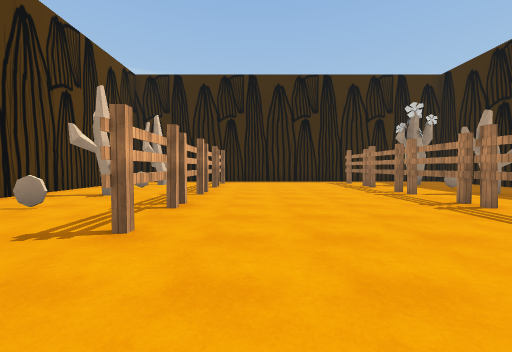
View 1 (above)

19 first-person views from a walk through a 3-D level made in the Unity game engine. The camera is 1.3 m above the floor, tilts 2° down and sees 90° across. The floor is counted in squares, 2 m on a side. Each view is taken from the middle of a square. On the plan, view 1 faces up. The plan holds only what a view shows up to about 9 squares ahead; the rest is blank. The place goes on beyond the plan. The player is left out. Some animated figures are not drawn. Some surface patterns are stand-ins.

View 2
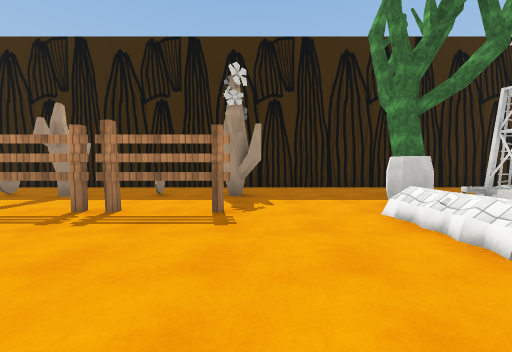

View 3
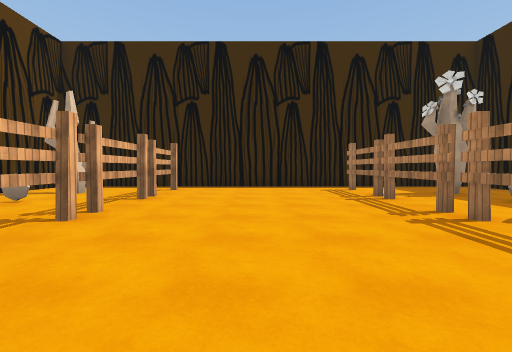

View 4
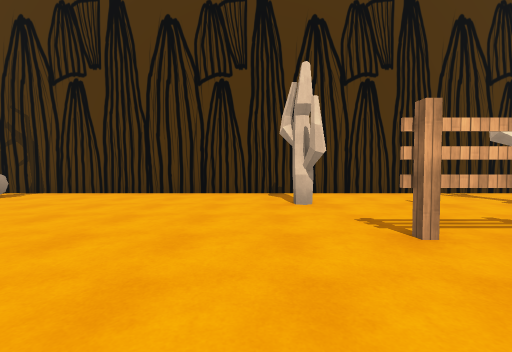

View 5
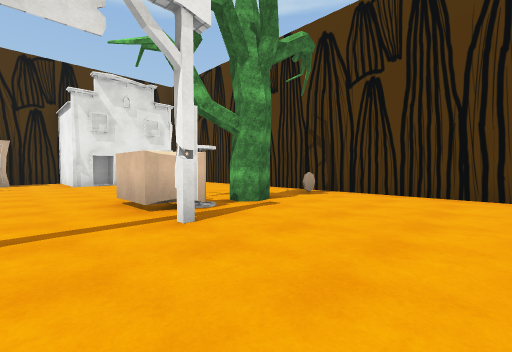

View 6
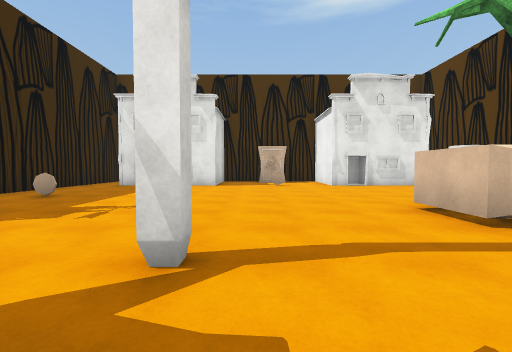

View 7
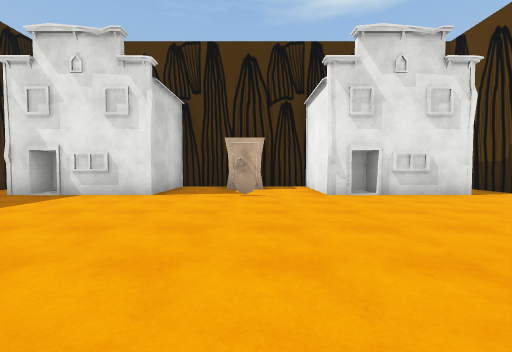

View 8
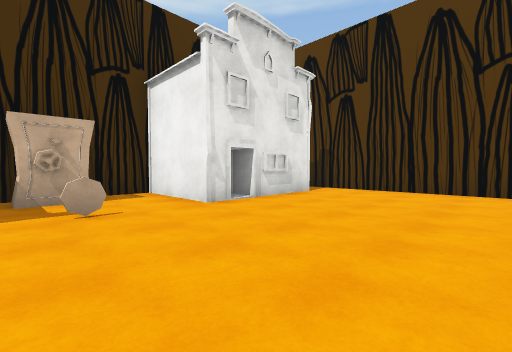

View 9
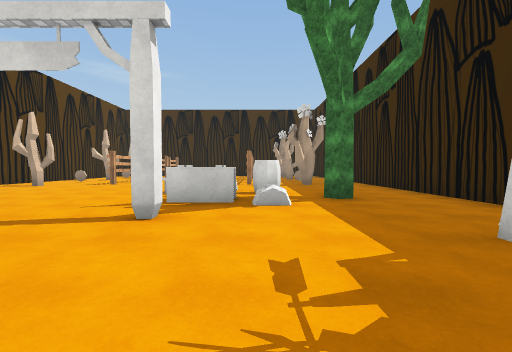

View 10
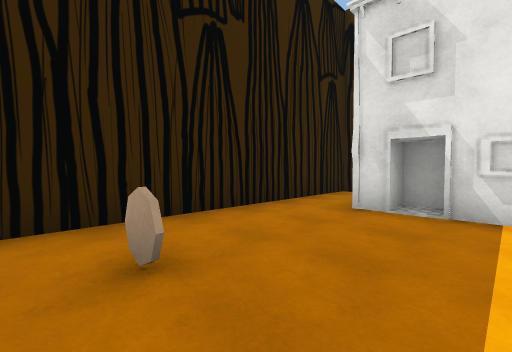

View 11
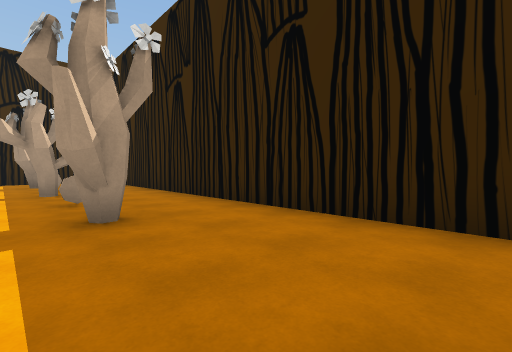

View 12
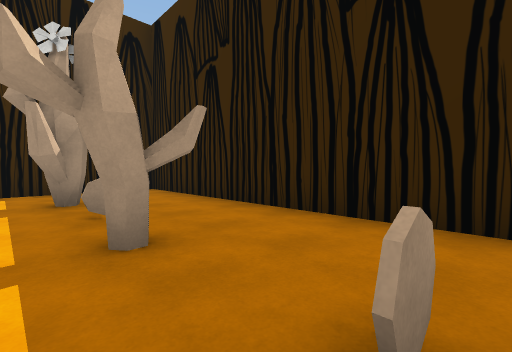

View 13
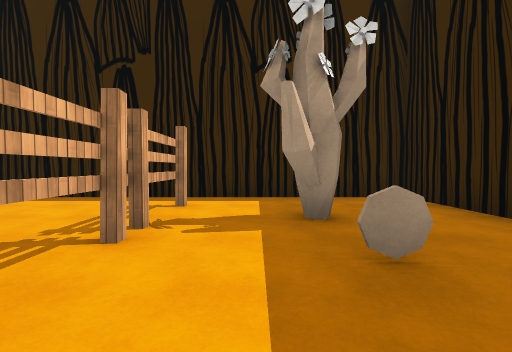

View 14
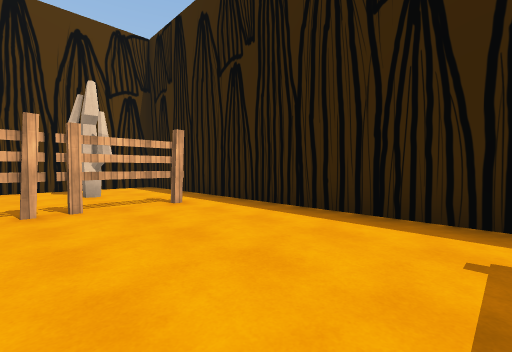

View 15
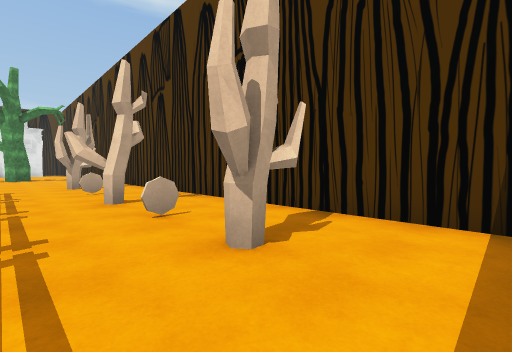

View 16
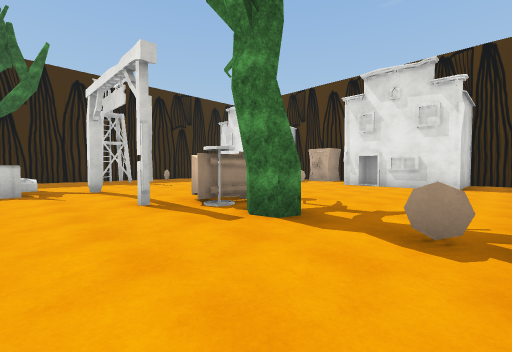

View 17
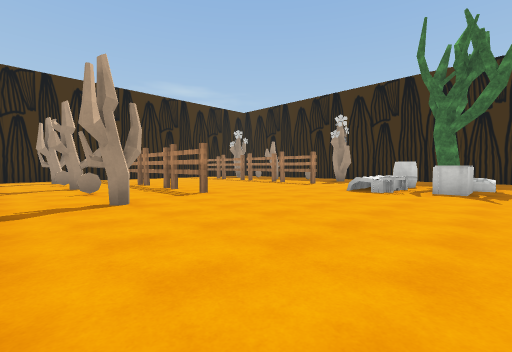

View 18
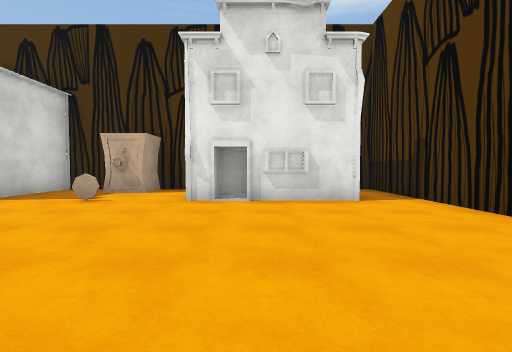

View 19
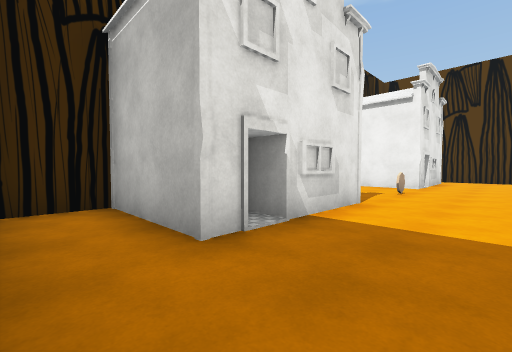

### Floor plan
Key: @ floor where view 1 was taken; # wall or solid block; . floor; F fence; C cactus; B barrel; W windmill; H house; O other object.
Columns run from 6 left of view 1 to 9 right of it. Each row starts with its distance up from view 1.
 12 ################
 11 #..............#
 10 #.CC.F....F....#
  9 #....F....F.C..#
  8 #..O.F....F.O..#
  7 #....F....F....#
  6 #..C.F....F.C..#
  5 #....F....F....#
  4 #.O..F....F.O..#
  3 #....F....F....#
  2 #.C.........C..#
  1 #..............#
  0 #.....@.OO.....#
 -1 #.......OOB....#
 -2 #........OB.O..#
 -3 #..............#
 -4 #....#...#.....#
 -5 #O.O.O.......W##
 -6 #....O.......W##
 -7 #..............#
 -8 #............O.#
 -9 #..............#
-10 #..............#
-11 #.###H.O..#H.#.#
-12 #.####....####.#
-13 #.#  #.O..#  ..#
-14 ###  ######  ###

Positions as (right, up) in squares from view 1, and headings:
1: (0, 0), facing up
2: (0, 2), facing right
3: (1, 3), facing up
4: (1, 1), facing left
5: (1, -1), facing down-left
6: (2, -2), facing down
7: (1, -5), facing down
8: (2, -7), facing down-left
9: (4, -7), facing up
10: (5, -7), facing down-right
11: (5, -1), facing up-right
12: (5, 4), facing up-right
13: (5, 6), facing up
14: (3, 8), facing up-left
15: (-2, 11), facing down-left
16: (-5, -2), facing down-right
17: (-5, -3), facing up-right
18: (-2, -6), facing down
19: (8, -9), facing down-left
